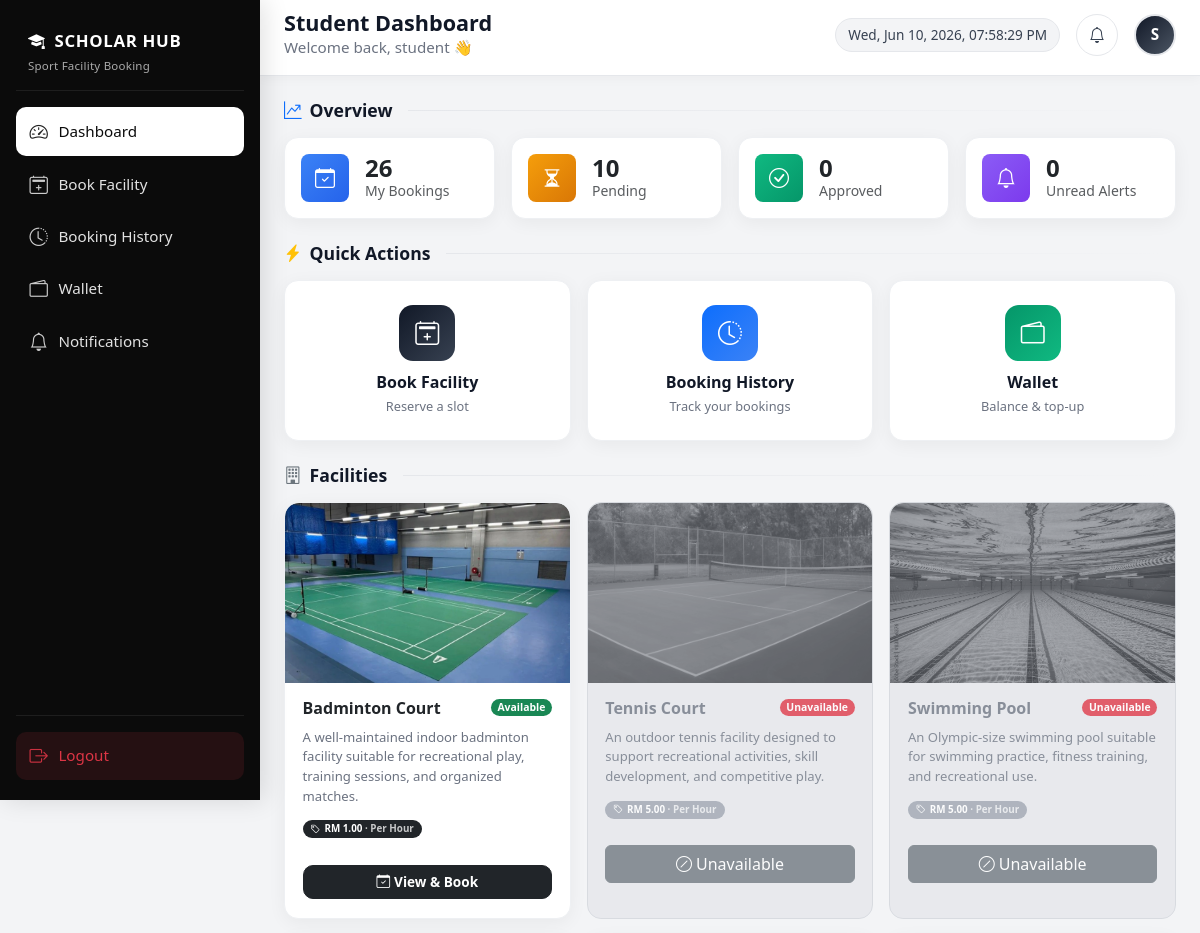
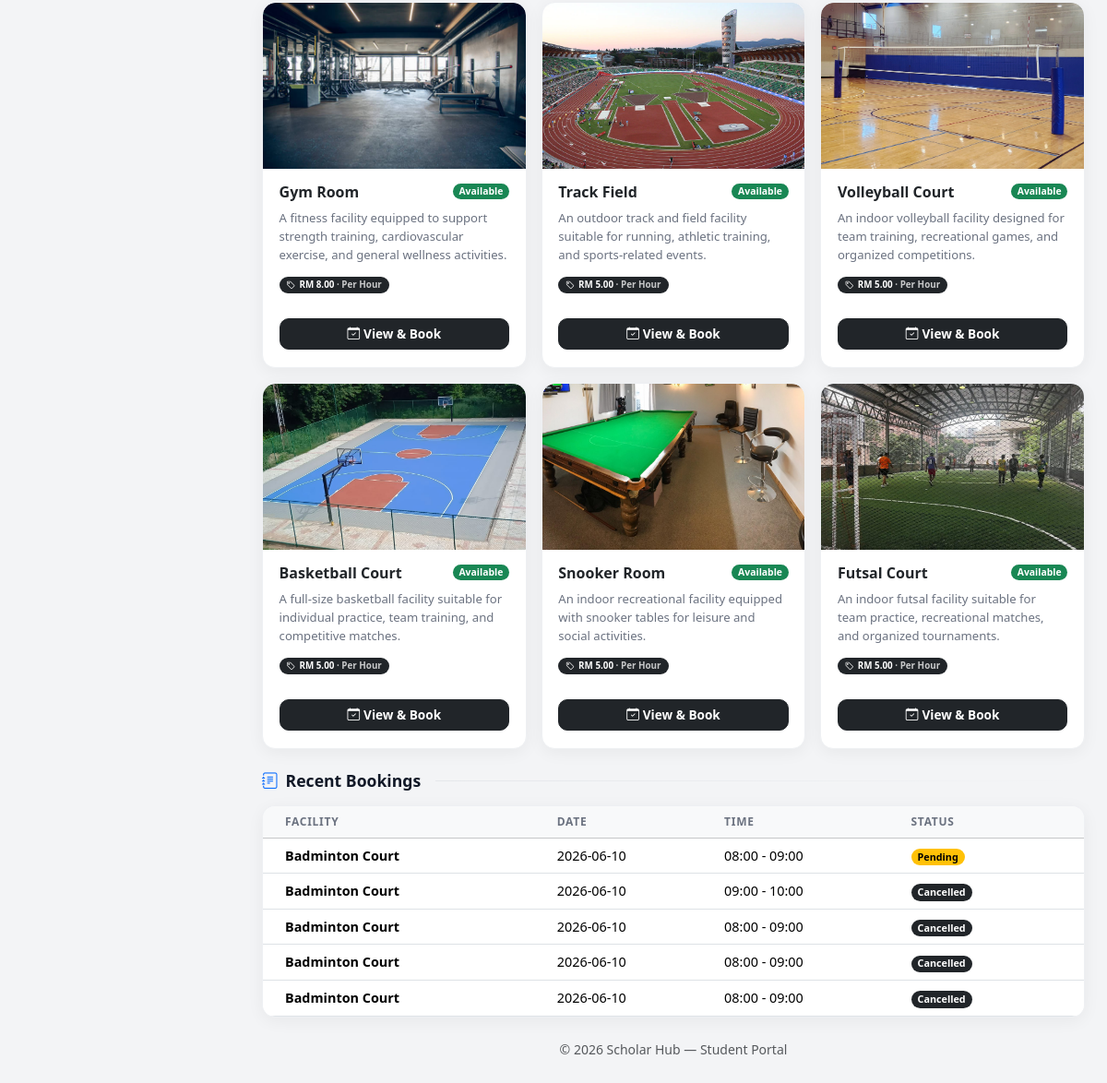
Screenshot of /student_dashboard.php (signed in) with the database file from the repository (2 pictures, top to bottom).
### tables this page shows
CREATE TABLE `facilities` (
  `facility_id` int(11) NOT NULL,
  `facility_name` varchar(100) NOT NULL,
  `facility_type` varchar(50) NOT NULL,
  `description` text DEFAULT NULL,
  `image` varchar(255) DEFAULT NULL,
  `location` varchar(100) DEFAULT NULL,
  `opening_time` time DEFAULT NULL,
  `closing_time` time DEFAULT NULL,
  `status` enum('active','maintenance','closed') DEFAULT 'active',
  `created_at` timestamp NOT NULL DEFAULT current_timestamp(),
  `price_amount` decimal(10,2) NOT NULL DEFAULT 5.00,
  `price_mode` enum('hourly','entry') NOT NULL DEFAULT 'hourly',
  `rules` text DEFAULT NULL
);

### student_dashboard.php (the view, shortened to what the rows shown need)
<?php
require_once __DIR__ . '/includes/facility_pricing.php';
require_once __DIR__ . '/includes/dashboard_stats.php';
require_once __DIR__ . '/includes/facility_admin_helpers.php';
$facilities = facilities_fetch_student_cards($conn);
?>
<!DOCTYPE html>
<html lang="en">
<head>
    <link href="https://cdn.jsdelivr.net/npm/bootstrap@5.3.3/dist/css/bootstrap.min.css" rel="stylesheet">
    <link href="https://cdn.jsdelivr.net/npm/bootstrap-icons@1.11.3/font/bootstrap-icons.css" rel="stylesheet">
</head>
<body>
<div class="main-wrap" id="mainWrap">
    <main class="content-area">
        <h2 class="section-title"><i class="bi bi-graph-up-arrow text-primary"></i> Overview</h2>
        <h2 class="section-title"><i class="bi bi-lightning-charge-fill text-warning"></i> Quick Actions</h2>
        <h2 class="section-title"><i class="bi bi-building text-secondary"></i> Facilities</h2>
        <?php if (empty($facilities)): ?>
            <div class="card-soft p-4 text-center text-muted">No facilities configured yet.</div>
        <?php else: ?>
        <div class="row g-3 mb-4">
            <?php foreach ($facilities as $f): ?>
            <?php $can_book = !empty($f['bookable']); ?>
            <div class="col-12 col-sm-6 col-lg-4">
                <a href="<?php echo htmlspecialchars($f['detail_url'], ENT_QUOTES, 'UTF-8'); ?>" class="facility-card-link d-block h-100<?php echo $can_book ? '' : ' facility-unavailable'; ?>">
                    <div class="card-soft overflow-hidden h-100">
                        <div class="facility-img">
                            <img
                                src="<?php echo htmlspecialchars($f['image'], ENT_QUOTES, 'UTF-8'); ?>"
                                alt="<?php echo htmlspecialchars($f['name'], ENT_QUOTES, 'UTF-8'); ?>"
                                loading="lazy"
                            >
                        </div>
                        <div class="facility-body">
                            <div class="d-flex justify-content-between align-items-start gap-2 mb-1">
                                <h6><?php echo htmlspecialchars($f['name'], ENT_QUOTES, 'UTF-8'); ?></h6>
                                <span class="badge <?php echo htmlspecialchars($f['status_class'], ENT_QUOTES, 'UTF-8'); ?> rounded-pill" style="font-size: 0.65rem;">
                                    <?php echo htmlspecialchars($f['status'], ENT_QUOTES, 'UTF-8'); ?>
                                </span>
                            </div>
                            <p><?php echo htmlspecialchars($f['desc'], ENT_QUOTES, 'UTF-8'); ?></p>
                            <?php
                            $fp = facility_pricing_get($f['facility_type'] ?? '', $conn);
                            if ($fp !== null):
                            ?>
                            <p class="small mb-2">
                                <span class="badge bg-dark rounded-pill px-2 py-1">
                                    <i class="bi bi-tag me-1"></i><?php echo htmlspecialchars(facility_pricing_format_rm((float) $fp['amount']), ENT_QUOTES, 'UTF-8'); ?>
                                    <span class="opacity-75"> · <?php echo htmlspecialchars($fp['label'], ENT_QUOTES, 'UTF-8'); ?></span>
                                </span>
                            </p>
                            <?php endif; ?>
                            <?php if ($can_book): ?>
                            <span class="btn btn-dark w-100 btn-book d-inline-flex align-items-center justify-content-center">
                                <i class="bi bi-calendar-check me-1"></i> View &amp; Book
                            </span>
                            <?php else: ?>
                            <span class="btn btn-secondary w-100 d-inline-flex align-items-center justify-content-center">
                                <i class="bi bi-slash-circle me-1"></i> Unavailable
                            </span>
                            <?php endif; ?>
                        </div>
                    </div>
                </a>
            </div>
            <?php endforeach; ?>
        </div>
        <?php endif; ?>
        <h2 class="section-title"><i class="bi bi-journal-text text-primary"></i> Recent Bookings</h2>
        <div class="card-soft p-0 overflow-hidden">
            <div class="table-responsive">
                <table class="table table-modern table-hover align-middle mb-0">
                    <thead class="table-light">
                        <tr>
                            <th class="ps-4">Facility</th>
                            <th>Date</th>
                            <th>Time</th>
                            <th class="pe-4">Status</th>
                        </tr>
                    </thead>
                </table>
            </div>
        </div>
    </main>
</div>
</body>
</html>

### rows the page displays
facilities: image (picture), facility_name "Badminton Court", status "Available", description "A well-maintained indoor badminton facility suitable for recreational play, training sessions, and organized matches.", facility_id "RM 1.00", label "Per Hour", shows "View & Book"
facilities: image (picture), facility_name "Tennis Court", status "Unavailable", description "An outdoor tennis facility designed to support recreational activities, skill development, and competitive play.", amount "RM 5.00", label "Per Hour"
facilities: image (picture), facility_name "Swimming Pool", status "Unavailable", description "An Olympic-size swimming pool suitable for swimming practice, fitness training, and recreational use.", amount "RM 5.00", label "Per Hour"
facilities: image (picture), facility_name "Gym Room", status "Available", description "A fitness facility equipped to support strength training, cardiovascular exercise, and general wellness activities.", amount "RM 8.00", label "Per Hour", shows "View & Book"
facilities: image (picture), facility_name "Track Field", status "Available", description "An outdoor track and field facility suitable for running, athletic training, and sports-related events.", amount "RM 5.00", label "Per Hour", shows "View & Book"
facilities: image (picture), facility_name "Volleyball Court", status "Available", description "An indoor volleyball facility designed for team training, recreational games, and organized competitions.", facility_id "RM 5.00", label "Per Hour", shows "View & Book"
facilities: image (picture), facility_name "Basketball Court", status "Available", description "A full-size basketball facility suitable for individual practice, team training, and competitive matches.", amount "RM 5.00", label "Per Hour", shows "View & Book"
facilities: image (picture), facility_name "Snooker Room", status "Available", description "An indoor recreational facility equipped with snooker tables for leisure and social activities.", amount "RM 5.00", label "Per Hour", shows "View & Book"
facilities: image (picture), facility_name "Futsal Court", status "Available", description "An indoor futsal facility suitable for team practice, recreational matches, and organized tournaments.", amount "RM 5.00", label "Per Hour", shows "View & Book"

### other values shown
$student_name "student"
$ini "S"
$s['value'] "26"
$s['label'] "My Bookings"
$s['value'] "10"
$s['label'] "Pending"
$s['value'] "0"
$s['label'] "Approved"
$s['label'] "Unread Alerts"
$b['facility'] "Badminton Court"
$b['date'] "2026-06-10"
$b['time'] "08:00 - 09:00"
$b['status'] "Pending"
$b['time'] "09:00 - 10:00"
$b['status'] "Cancelled"
